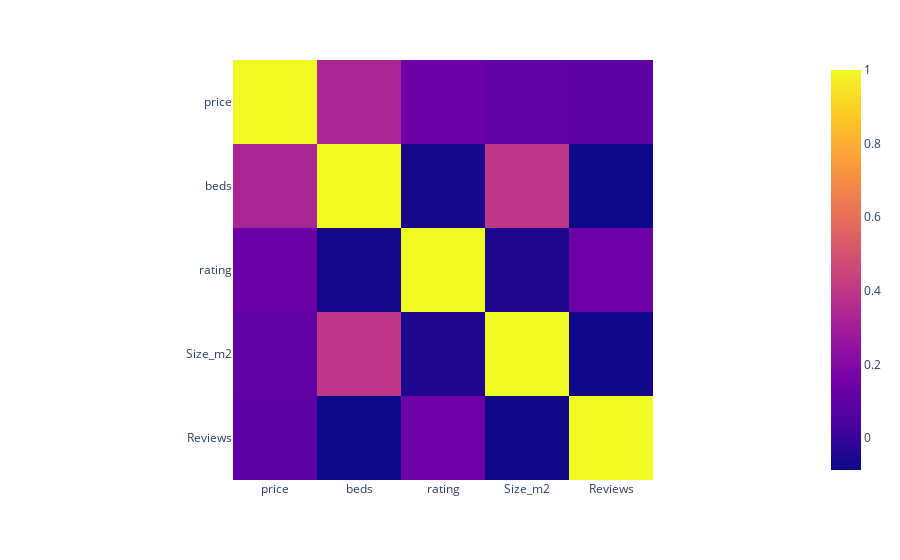

The code cell stored with this chart in its notebook:
### Code cell
import plotly.express as px

import plotly.figure_factory as ff


#df = px.data.medals_wide(indexed=True)
fig = px.imshow(cor2)
#fig = ff.create_annotated_heatmap(cor2)
fig.show()

### Figure 1 — Plotly figure (JSON) as saved in the notebook; plotly's stock layout.template omitted (floating-point values rounded to 4 significant figures)
{"data": [{"coloraxis": "coloraxis", "hovertemplate": "x: %{x}<br>y: %{y}<br>color: %{z}<extra></extra>", "name": "0", "type": "heatmap", "x": ["price", "beds", "rating", "Size_m2", "Reviews"], "xaxis": "x", "y": ["price", "beds", "rating", "Size_m2", "Reviews"], "yaxis": "y", "z": [[1, 0.3276, 0.1381, 0.1066, 0.09607], [0.3276, 1, -0.06722, 0.3945, -0.08682], [0.1381, -0.06722, 1, -0.0489, 0.1432], [0.1066, 0.3945, -0.0489, 1, -0.07999], [0.09607, -0.08682, 0.1432, -0.07999, 1]]}], "layout": {"coloraxis": {"colorscale": [[0, "#0d0887"], [0.1111, "#46039f"], [0.2222, "#7201a8"], [0.3333, "#9c179e"], [0.4444, "#bd3786"], [0.5556, "#d8576b"], [0.6667, "#ed7953"], [0.7778, "#fb9f3a"], [0.8889, "#fdca26"], [1, "#f0f921"]]}, "margin": {"t": 60}, "xaxis": {"anchor": "y", "constrain": "domain", "domain": [0, 1], "scaleanchor": "y"}, "yaxis": {"anchor": "x", "autorange": "reversed", "constrain": "domain", "domain": [0, 1]}}}
